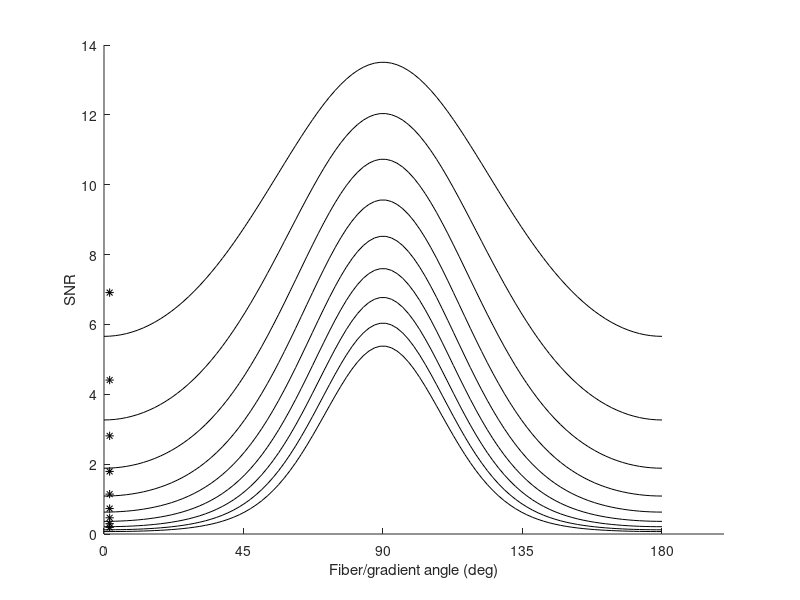
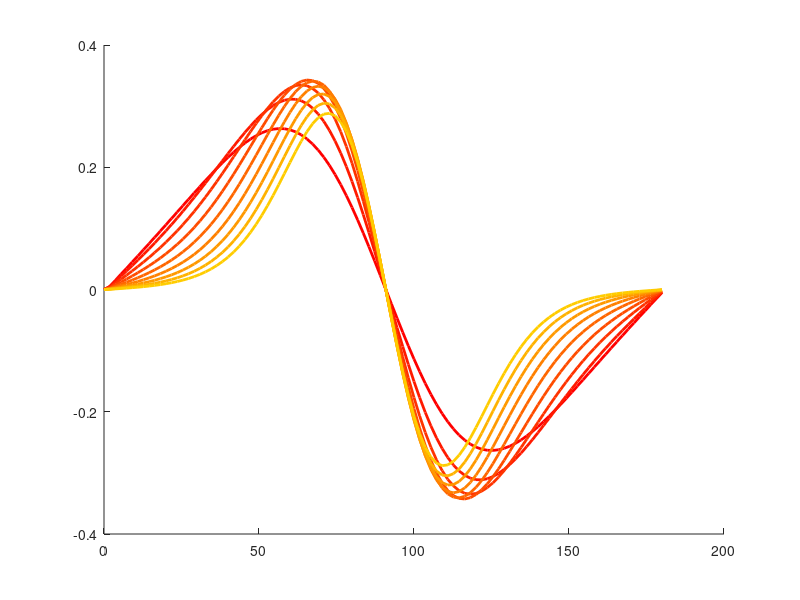

Here is the MATLAB script that generated these plots, in order: (Note: this script raises an error after producing the figures.)

% For our 150 dir, b=2.5 data, the noise level is 67 and the 
% signal in the white matter is 1166.
% Also, in the callosum, the AD is 1.1 and RD is 0.23.
% In the gray matter, the diffusivity is 0.9 isotropic.
snr = 17;

%b = [0.0 0.25 0.5 1.0 1.5 2.0 2.5 3.0 3.5 4.0 5.0];
b = [1.0 1.5 2.0 2.5 3.0 3.5 4.0 4.5 5.0]
[x,y,z] = sph2cart(linspace(0,pi,100),0,ones(1,100));
q = [x; y; z]';

% See dtiModelPowderAverage
v_r = 0.0;     % Volume fraction of the restricted component
f_dir = diag([1 -1 1]);
d_a = 1.1; 
d_r = 0.23;
% Now compose the expected diffusion tensor for this fiber:
Dh = f_dir*diag([d_a d_r d_r])*f_dir';
[val,vec] = eig(Dh);
pdd = val(:,3);
d_ar = 1.1; 
d_rr = 0.1;
Dr = f_dir*diag([d_ar d_rr d_rr])*f_dir';

Dgm = diag(0.9);

for(ii=1:size(q,1))
    deviationAngle(ii) = acos(dot(q(ii,:),pdd))./pi.*180;
    for(jj=1:numel(b))
        hindered = exp(-b(jj).*q(ii,:)*Dh*q(ii,:)');
        restricted = exp(-b(jj).*q(ii,:)*Dr*q(ii,:)');
        sa(ii,jj) = (1-v_r).*hindered + v_r.*restricted;
    end
end
% Compute the expected signal attenuation in gray matter
for(jj=1:numel(b))
    sgm(jj) = exp(-b(jj).*Dgm);
end

cm = autumn(numel(b)+2);
clear lh lt;
figure(2); clf;
hold on;
figure(3); clf;
hold on;
for(ii=1:numel(b))
    y = sa(:,ii).*snr;
    figure(2); plot(deviationAngle',y,'k-');
    plot(deviationAngle(2), sgm(ii).*snr, 'k*');
    figure(3); 
    lh(ii) = plot(deviationAngle',diff([y(1);y]),'-','Color',cm(ii,:),'LineWidth',2);
    lt{ii} = sprintf('b=%0.2f',b(ii));
end
figure(2); 
set(gca,'xtick',[0 45 90 135 180]);
xlabel('Fiber/gradient angle (deg)');
ylabel('SNR');
mrUtilResizeFigure(gcf, 280, 180);
figure(3); 
set(gca,'xtick',[0 45 90 135 180]);
xlabel('Fiber/gradient angle (deg)');
ylabel('dS/dq (arb)');
legend(lh,lt);
%mrUtilResizeFigure(gcf, 280, 180);
sgm.*snr

fn = sprintf('effect_of_b_rd%03d_ad%03d',round(d_r*100),round(d_a*100));
%mrUtilPrintFigure([fn '.eps']);
%unix(['pstoimg -antialias -aaliastext -density 300 -type png -crop a -trans -out ' fn '.png ' fn '.eps']);

